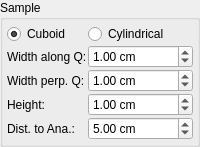
        <widget class="QGroupBox" name="groupBox_14">
         <property name="title">
          <string>Sample</string>
         </property>
         <layout class="QGridLayout" name="gridLayout_30">
          <property name="leftMargin">
           <number>4</number>
          </property>
          <property name="topMargin">
           <number>4</number>
          </property>
          <property name="rightMargin">
           <number>4</number>
          </property>
          <property name="bottomMargin">
           <number>4</number>
          </property>
          <property name="spacing">
           <number>1</number>
          </property>
          <item row="2" column="0">
           <widget class="QLabel" name="label_44">
            <property name="sizePolicy">
             <sizepolicy hsizetype="Fixed" vsizetype="Preferred">
              <horstretch>0</horstretch>
              <verstretch>0</verstretch>
             </sizepolicy>
            </property>
            <property name="text">
             <string>Width perp. Q:</string>
            </property>
           </widget>
          </item>
          <item row="3" column="0">
           <widget class="QLabel" name="label_45">
            <property name="sizePolicy">
             <sizepolicy hsizetype="Fixed" vsizetype="Preferred">
              <horstretch>0</horstretch>
              <verstretch>0</verstretch>
             </sizepolicy>
            </property>
            <property name="text">
             <string>Height:</string>
            </property>
           </widget>
          </item>
          <item row="1" column="0">
           <widget class="QLabel" name="label_43">
            <property name="sizePolicy">
             <sizepolicy hsizetype="Fixed" vsizetype="Preferred">
              <horstretch>0</horstretch>
              <verstretch>0</verstretch>
             </sizepolicy>
            </property>
            <property name="text">
             <string>Width along Q:</string>
            </property>
           </widget>
          </item>
          <item row="4" column="0">
           <widget class="QLabel" name="label_56">
            <property name="sizePolicy">
             <sizepolicy hsizetype="Fixed" vsizetype="Preferred">
              <horstretch>0</horstretch>
              <verstretch>0</verstretch>
             </sizepolicy>
            </property>
            <property name="text">
             <string>Dist. to Ana.:</string>
            </property>
           </widget>
          </item>
          <item row="4" column="1">
           <widget class="QDoubleSpinBox" name="spinDistSampleAna">
            <property name="suffix">
             <string> cm</string>
            </property>
            <property name="decimals">
             <number>2</number>
            </property>
            <property name="maximum">
             <double>9999.000000000000000</double>
            </property>
            <property name="singleStep">
             <double>1.000000000000000</double>
            </property>
            <property name="value">
             <double>5.000000000000000</double>
            </property>
           </widget>
          </item>
          <item row="0" column="0">
           <widget class="QRadioButton" name="radioSampleCub">
            <property name="text">
             <string>Cuboid</string>
            </property>
            <property name="checked">
             <bool>true</bool>
            </property>
           </widget>
          </item>
          <item row="3" column="1">
           <widget class="QDoubleSpinBox" name="spinSampleH">
            <property name="suffix">
             <string> cm</string>
            </property>
            <property name="decimals">
             <number>2</number>
            </property>
            <property name="maximum">
             <double>999.000000000000000</double>
            </property>
            <property name="singleStep">
             <double>0.100000000000000</double>
            </property>
            <property name="value">
             <double>1.000000000000000</double>
            </property>
           </widget>
          </item>
          <item row="2" column="1">
           <widget class="QDoubleSpinBox" name="spinSampleW_perpQ">
            <property name="suffix">
             <string> cm</string>
            </property>
            <property name="decimals">
             <number>2</number>
            </property>
            <property name="maximum">
             <double>999.000000000000000</double>
            </property>
            <property name="singleStep">
             <double>0.100000000000000</double>
            </property>
            <property name="value">
             <double>1.000000000000000</double>
            </property>
           </widget>
          </item>
          <item row="1" column="1">
           <widget class="QDoubleSpinBox" name="spinSampleW_Q">
            <property name="suffix">
             <string> cm</string>
            </property>
            <property name="decimals">
             <number>2</number>
            </property>
            <property name="maximum">
             <double>999.000000000000000</double>
            </property>
            <property name="singleStep">
             <double>0.100000000000000</double>
            </property>
            <property name="value">
             <double>1.000000000000000</double>
            </property>
           </widget>
          </item>
          <item row="0" column="1">
           <widget class="QRadioButton" name="radioSampleCyl">
            <property name="text">
             <string>Cylindrical</string>
            </property>
           </widget>
          </item>
         </layout>
        </widget>
